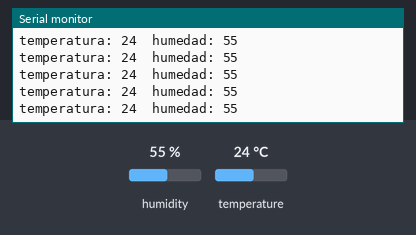
A sketch run on a simulated Arduino Uno, built with avr-gcc and run on an emulated ATmega328P. Parts: the last lines printed to the serial monitor. The test bench sets the inputs (shaded band); at power-on: humidity 55 %, temperature 24 °C.

Above: at 2.8 s.
2.9 s: humidity set to 22 %
At 4.5 s:
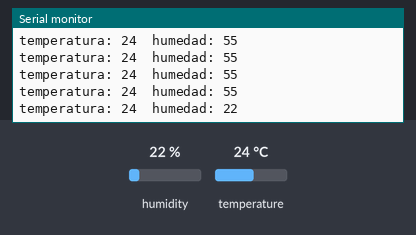
5.6 s: temperature set to 12 °C
At 6.0 s:
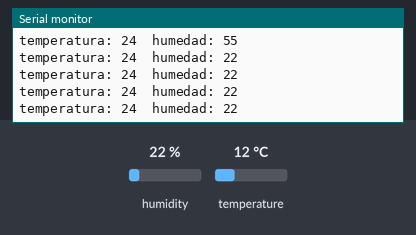
11.6 s: humidity set to 40 %
At 12.1 s:
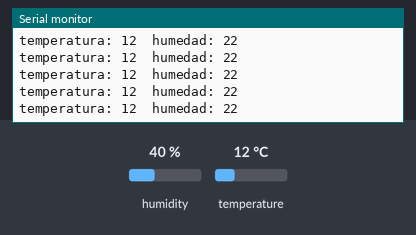
Timing chart, 0 to 14.6 s (numbered marks = the images above; inputs shaded):
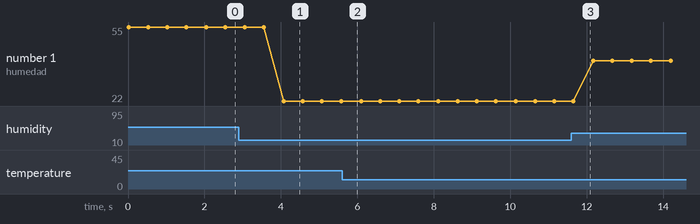

Measured:
- after the input at 2.9 s, the serial monitor: prints a new line after 1.2 s (image 1)
- plotted number 1: 55 → 22 after the input at 2.9 s, 22 → 40 after the input at 11.6 s

The sketch:

sensor_humedad.ino
```cpp
#include <DHT.h>// importa la Librerias DHT
#include <DHT_U.h>

int sensor=2;// pin DATA de DHT22 a pin digital 2
int temp;
int hum;

DHT dht(sensor,DHT11);// creacion del objeto, cambiar segundo parametro
                      // por DHT11 si se utiliza en lugar del DHT22
void setup()
{
  Serial.begin(9600);// inicializacion de monitor serial
  dht.begin();// inicializacion de sensor
}

void loop()
{
  temp= dht.readTemperature();  // obtencion de valor de temperatura
  hum=dht.readHumidity();// obtencion de valor de humedad
  Serial.print("temperatura: ");// escritura en monitor serial de los valores
  Serial.print(temp);
  Serial.print("  humedad: ");
  Serial.println(hum);
  delay(500);
}
```
